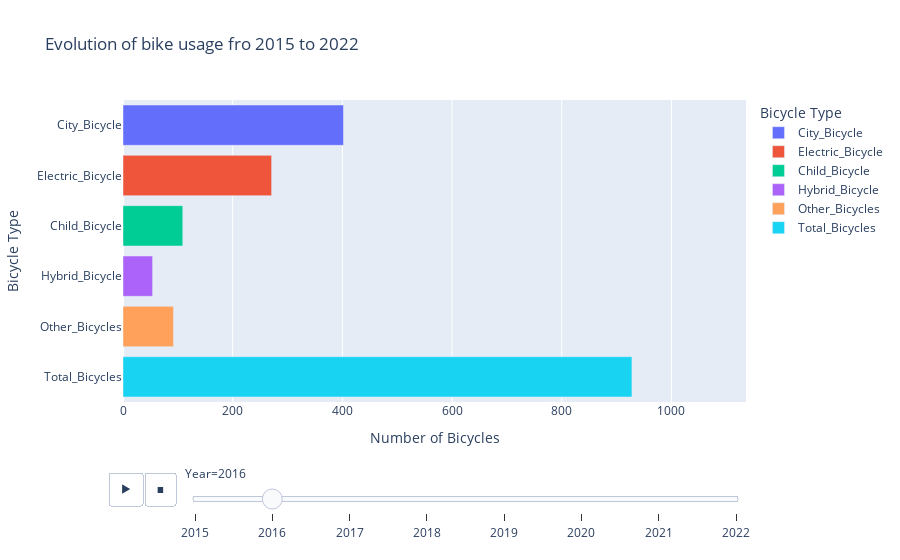

Here is the notebook cell this chart was saved with:
### Code cell
import pandas as pd
import plotly.express as px


data_bicycles = {
    'Year': [2015, 2016, 2017, 2018, 2019, 2020, 2021, 2022],
    'City_Bicycle': [410, 402, 399, 341, 331, 286, 231, 195],
    'Electric_Bicycle': [276, 271, 294, 409, 423, 547, 480, 486],
    'Child_Bicycle': [138, 109, 116, 107, 110, 110, 83, 79],
    'Hybrid_Bicycle': [49, 54, 51, 44, 40, 36, 28, 19],
    'Other_Bicycles': [111, 92, 97, 111, 106, 107, 102, 75]
}


df = pd.DataFrame(data_bicycles)
df['Total_Bicycles'] = df[['City_Bicycle', 'Electric_Bicycle', 'Child_Bicycle', 'Hybrid_Bicycle', 'Other_Bicycles']].sum(axis=1)    #Total bike bar calculated as the sum of each type of bike for year
df_melted = df.melt(id_vars='Year', value_vars=['City_Bicycle', 'Electric_Bicycle', 'Child_Bicycle', 'Hybrid_Bicycle', 'Other_Bicycles', 'Total_Bicycles'], 
                    var_name='Bicycle Type', value_name='Number of Bicycles')


fig = px.bar(df_melted, 
             x='Number of Bicycles', 
             y='Bicycle Type', 
             color='Bicycle Type', 
             animation_frame='Year', 
             orientation='h', 
             title="Evolution of bike usage fro 2015 to 2022", 
             range_x=[0, df_melted['Number of Bicycles'].max() + 50])
fig.show()

### Figure 1 — Plotly figure (JSON) as saved in the notebook; plotly's stock layout.template omitted (floating-point values rounded to 4 significant figures)
{"data": [{"alignmentgroup": "True", "hovertemplate": "Bicycle Type=%{y}<br>Year=2016<br>Number of Bicycles=%{x}<extra></extra>", "legendgroup": "City_Bicycle", "marker": {"color": "#636efa", "pattern": {"shape": ""}}, "name": "City_Bicycle", "offsetgroup": "City_Bicycle", "orientation": "h", "showlegend": true, "textposition": "auto", "type": "bar", "x": [402], "xaxis": "x", "y": ["City_Bicycle"], "yaxis": "y"}, {"alignmentgroup": "True", "hovertemplate": "Bicycle Type=%{y}<br>Year=2016<br>Number of Bicycles=%{x}<extra></extra>", "legendgroup": "Electric_Bicycle", "marker": {"color": "#EF553B", "pattern": {"shape": ""}}, "name": "Electric_Bicycle", "offsetgroup": "Electric_Bicycle", "orientation": "h", "showlegend": true, "textposition": "auto", "type": "bar", "x": [271], "xaxis": "x", "y": ["Electric_Bicycle"], "yaxis": "y"}, {"alignmentgroup": "True", "hovertemplate": "Bicycle Type=%{y}<br>Year=2016<br>Number of Bicycles=%{x}<extra></extra>", "legendgroup": "Child_Bicycle", "marker": {"color": "#00cc96", "pattern": {"shape": ""}}, "name": "Child_Bicycle", "offsetgroup": "Child_Bicycle", "orientation": "h", "showlegend": true, "textposition": "auto", "type": "bar", "x": [109], "xaxis": "x", "y": ["Child_Bicycle"], "yaxis": "y"}, {"alignmentgroup": "True", "hovertemplate": "Bicycle Type=%{y}<br>Year=2016<br>Number of Bicycles=%{x}<extra></extra>", "legendgroup": "Hybrid_Bicycle", "marker": {"color": "#ab63fa", "pattern": {"shape": ""}}, "name": "Hybrid_Bicycle", "offsetgroup": "Hybrid_Bicycle", "orientation": "h", "showlegend": true, "textposition": "auto", "type": "bar", "x": [54], "xaxis": "x", "y": ["Hybrid_Bicycle"], "yaxis": "y"}, {"alignmentgroup": "True", "hovertemplate": "Bicycle Type=%{y}<br>Year=2016<br>Number of Bicycles=%{x}<extra></extra>", "legendgroup": "Other_Bicycles", "marker": {"color": "#FFA15A", "pattern": {"shape": ""}}, "name": "Other_Bicycles", "offsetgroup": "Other_Bicycles", "orientation": "h", "showlegend": true, "textposition": "auto", "type": "bar", "x": [92], "xaxis": "x", "y": ["Other_Bicycles"], "yaxis": "y"}, {"alignmentgroup": "True", "hovertemplate": "Bicycle Type=%{y}<br>Year=2016<br>Number of Bicycles=%{x}<extra></extra>", "legendgroup": "Total_Bicycles", "marker": {"color": "#19d3f3", "pattern": {"shape": ""}}, "name": "Total_Bicycles", "offsetgroup": "Total_Bicycles", "orientation": "h", "showlegend": true, "textposition": "auto", "type": "bar", "x": [928], "xaxis": "x", "y": ["Total_Bicycles"], "yaxis": "y"}], "layout": {"autosize": true, "barmode": "relative", "legend": {"title": {"text": "Bicycle Type"}, "tracegroupgap": 0}, "sliders": [{"active": 1, "currentvalue": {"prefix": "Year="}, "len": 0.9, "pad": {"b": 10, "t": 60}, "steps": [{"args": [["2015"], {"frame": {"duration": 0, "redraw": true}, "fromcurrent": true, "mode": "immediate", "transition": {"duration": 0, "easing": "linear"}}], "label": "2015", "method": "animate"}, {"args": [["2016"], {"frame": {"duration": 0, "redraw": true}, "fromcurrent": true, "mode": "immediate", "transition": {"duration": 0, "easing": "linear"}}], "label": "2016", "method": "animate"}, {"args": [["2017"], {"frame": {"duration": 0, "redraw": true}, "fromcurrent": true, "mode": "immediate", "transition": {"duration": 0, "easing": "linear"}}], "label": "2017", "method": "animate"}, {"args": [["2018"], {"frame": {"duration": 0, "redraw": true}, "fromcurrent": true, "mode": "immediate", "transition": {"duration": 0, "easing": "linear"}}], "label": "2018", "method": "animate"}, {"args": [["2019"], {"frame": {"duration": 0, "redraw": true}, "fromcurrent": true, "mode": "immediate", "transition": {"duration": 0, "easing": "linear"}}], "label": "2019", "method": "animate"}, {"args": [["2020"], {"frame": {"duration": 0, "redraw": true}, "fromcurrent": true, "mode": "immediate", "transition": {"duration": 0, "easing": "linear"}}], "label": "2020", "method": "animate"}, {"args": [["2021"], {"frame": {"duration": 0, "redraw": true}, "fromcurrent": true, "mode": "immediate", "transition": {"duration": 0, "easing": "linear"}}], "label": "2021", "method": "animate"}, {"args": [["2022"], {"frame": {"duration": 0, "redraw": true}, "fromcurrent": true, "mode": "immediate", "transition": {"duration": 0, "easing": "linear"}}], "label": "2022", "method": "animate"}], "x": 0.1, "xanchor": "left", "y": 0, "yanchor": "top"}], "title": {"text": "Evolution of bike usage fro 2015 to 2022"}, "updatemenus": [{"buttons": [{"args": [null, {"frame": {"duration": 500, "redraw": true}, "fromcurrent": true, "mode": "immediate", "transition": {"duration": 500, "easing": "linear"}}], "label": "&#9654;", "method": "animate"}, {"args": [[null], {"frame": {"duration": 0, "redraw": true}, "fromcurrent": true, "mode": "immediate", "transition": {"duration": 0, "easing": "linear"}}], "label": "&#9724;", "method": "animate"}], "direction": "left", "pad": {"r": 10, "t": 70}, "showactive": false, "type": "buttons", "x": 0.1, "xanchor": "right", "y": 0, "yanchor": "top"}], "xaxis": {"anchor": "y", "domain": [0, 1], "range": [0, 1136], "title": {"text": "Number of Bicycles"}, "type": "linear"}, "yaxis": {"anchor": "x", "autorange": true, "categoryarray": ["Total_Bicycles", "Other_Bicycles", "Hybrid_Bicycle", "Child_Bicycle", "Electric_Bicycle", "City_Bicycle"], "categoryorder": "array", "domain": [0, 1], "range": [-0.5, 5.5], "title": {"text": "Bicycle Type"}, "type": "category"}}}
